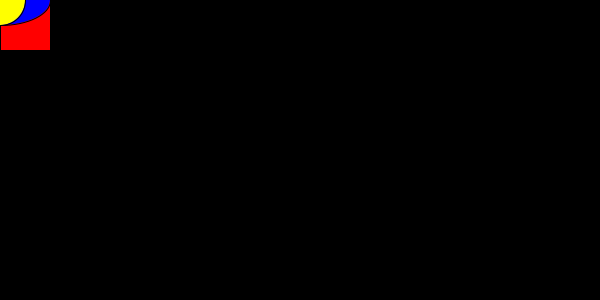
Frame 1 (no input)
Frame 60 (the mouse pressed at the canvas centre just before this capture): identical to frame 1, image omitted
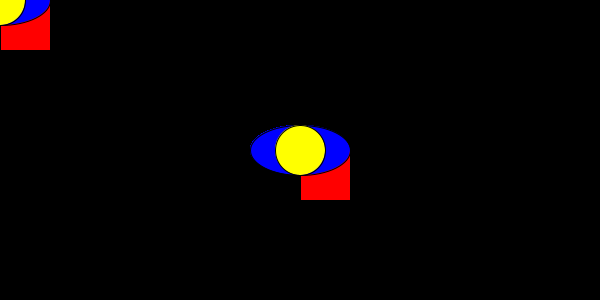
Frame 120 (the mouse held since frame 60 and released just before this capture)

The Processing sketch that drew these frames (run headless with seeded random() and noise(); from frame 60 on, the mouse is pressed at the canvas centre):

// Processing sketch: art
// ── art.pde
void setup(){
size(600,300);
background(0);
}
void draw()
{fill(255,0,0);
stroke(0);

rect(mouseX,mouseY,50,50);
fill(0,0,255);
ellipse(mouseX,mouseY,100,50);
fill(255,255,0);
ellipse(mouseX,mouseY,50,50);
}
